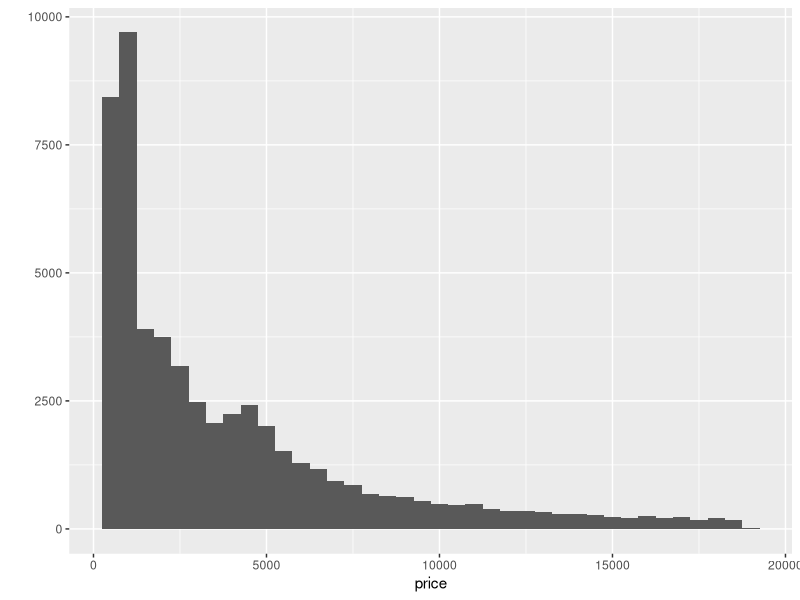
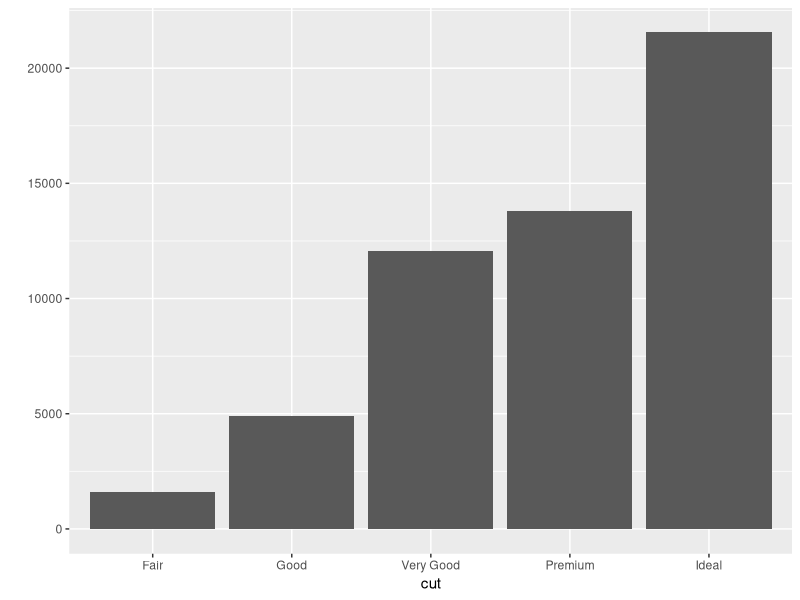
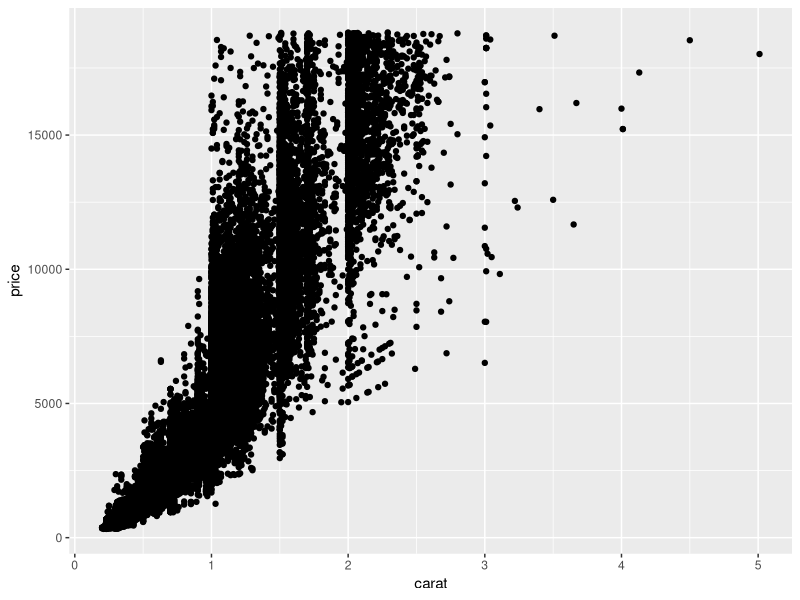
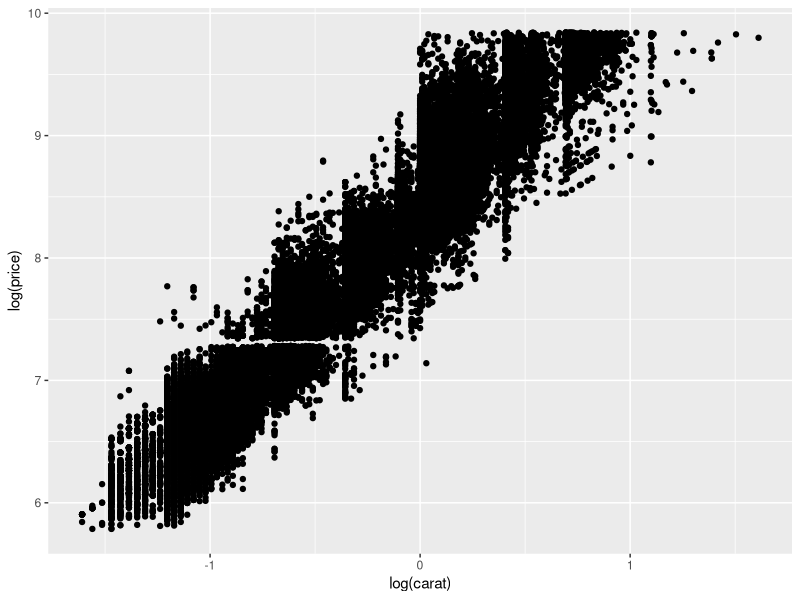
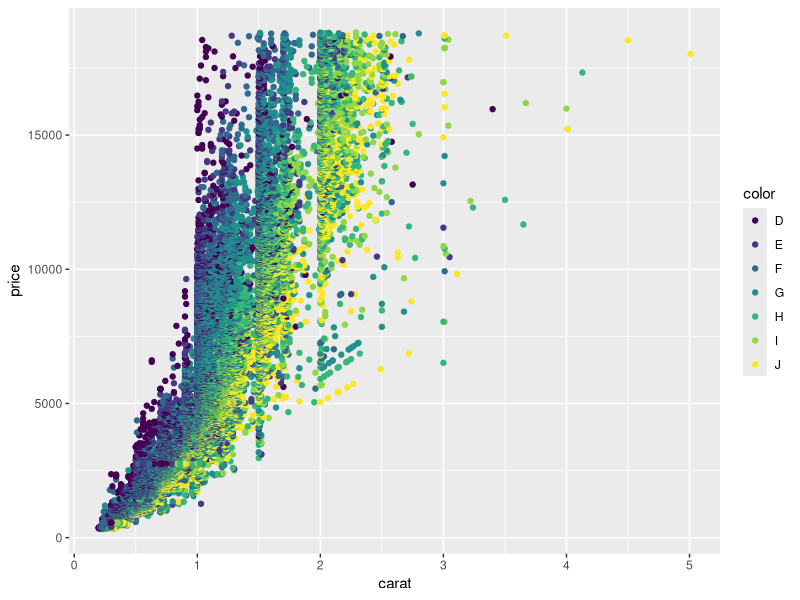
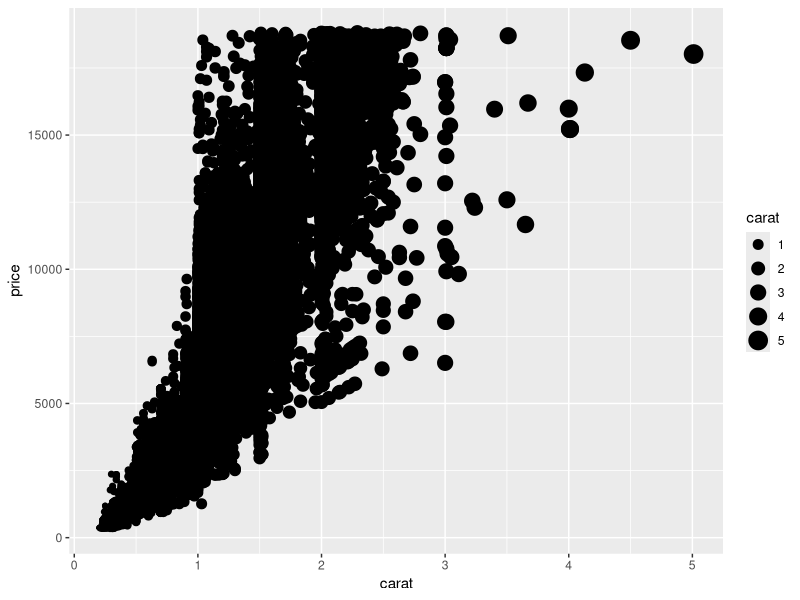
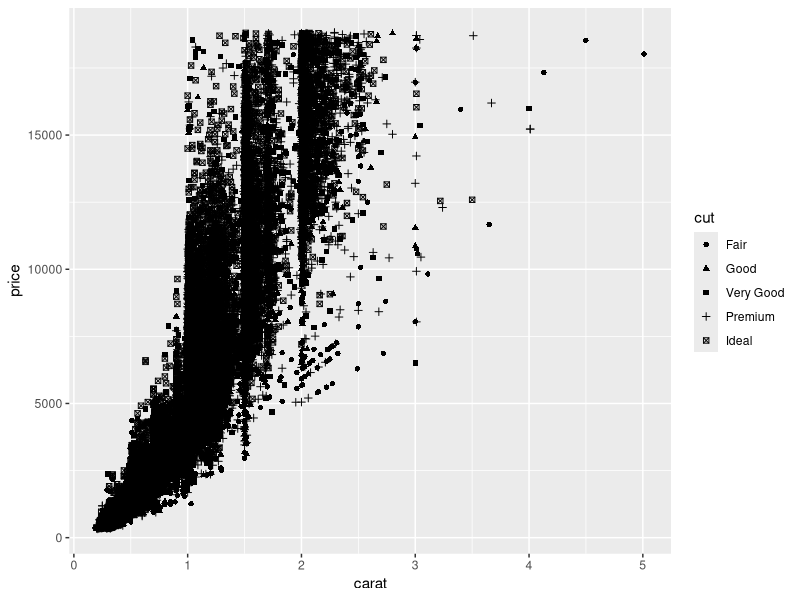
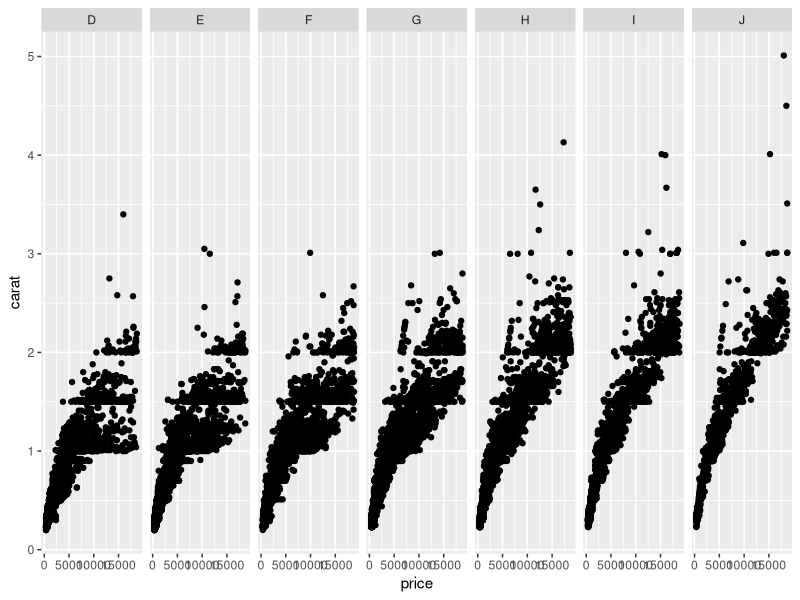

Recreate these plots in R, in order.
## ---- chunk 1
library(ggplot2)
data(diamonds)
str(diamonds)
## ---- chunk 2
summary(diamonds$carat)

## ---- chunk 3
levels(diamonds$cut)

## ---- chunk 4
levels(diamonds$color)
## ---- chunk 5
levels(diamonds$clarity)

## ---- chunk 6
library(ggplot2)
qplot(price, data=diamonds, geom="histogram", binwidth=500)
## ---- chunk 7
qplot(cut, data=diamonds, geom="bar")
## ---- chunk 8
qplot(carat, price, data=diamonds)
## ---- chunk 9
qplot(log(carat), log(price), data=diamonds)
## ---- chunk 10
qplot(carat, price, data=diamonds, colour=color)
## ---- chunk 11
qplot(carat, price, data=diamonds, size=carat)
## ---- chunk 12
qplot(carat, price, data=diamonds, shape=cut)
## ---- chunk 13
qplot(price, carat, data=diamonds, facets = . ~ color)
## ---- chunk 14
qplot(price, carat, data=diamonds, facets = color ~ clarity)
